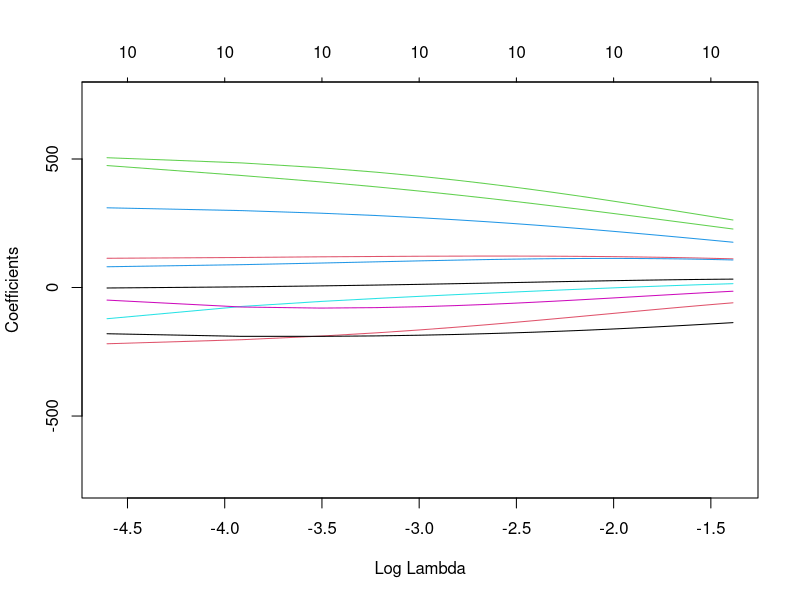

Write the R code that produced this figure.
library(glmnet)

dat <- read.csv('./diabetes.csv', header = TRUE)

# scale by mean zero and sum of squares 1
dat_scaled <- data.frame(scale(dat[, 1:10]) / sqrt(nrow(dat)))
dat_scaled$prog <- dat$prog - mean(dat$prog)

# Linear model
mod0 <- lm(formula = prog ~ . - 1, data = dat_scaled)
summary(mod0)

# Ridge method
x <- model.matrix(prog ~ ., dat_scaled)[,-1]
y <- dat$prog - mean(dat$prog)
lambdas <- 10 ^ seq(3, -2, by = -.5)

ridge.mod <-
  glmnet(
    x,
    y,
    alpha = 0,
    lambda = seq(0, 0.25, 0.01),
    standardize = F
  )
plot(ridge.mod, xvar = "lambda", label = TRUE)

ridge.mod2 <-
  cv.glmnet(x,
            y,
            alpha = 0,
            standardize = F)

print(paste("Minimum MSE lambda is: ", ridge.mod2$lambda.min))
